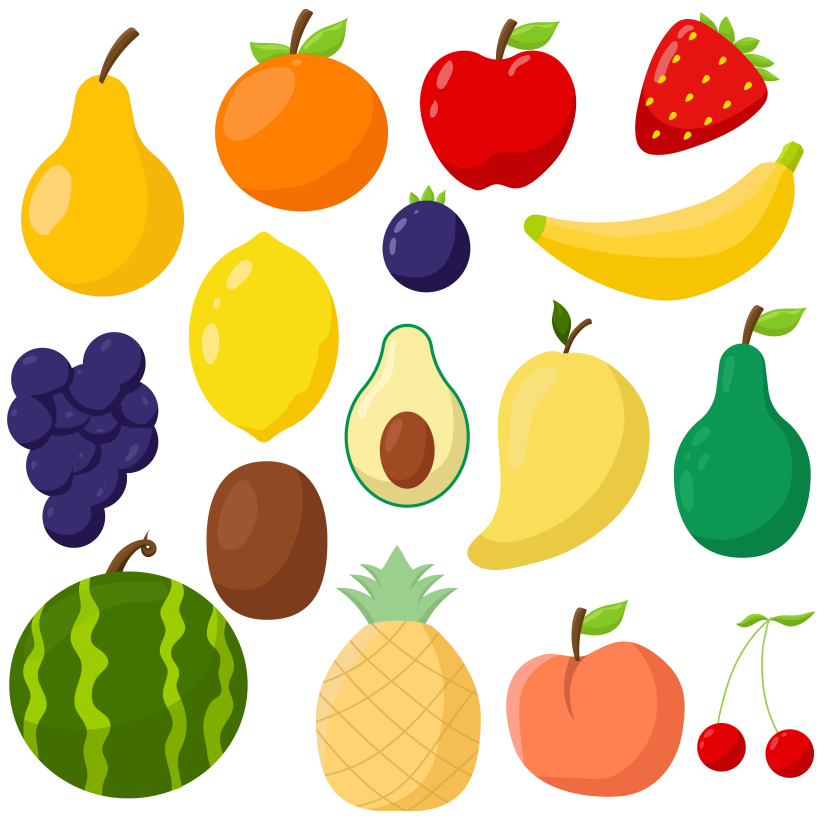
#> input picture notebooks/img2.jpg, 4167 x 4167 px (shown at 1/5 size)
$ jupyter execute notebook_06.ipynb   (shell and % lines are left out)
#> lines starting #> are read from the running program, lines starting #| are printed output that depends on the picture; after the words box and inside, x2 and y2 are one past the last pixel; in counts of white or black regions, pixels touching at a corner belong together
[cell 1]
import cv2
import numpy as np
from matplotlib import pyplot as plt

[cell 2]
im = cv2.imread('img2.jpg')
#> im is the input picture: shape (4167, 4167, 3); mean B, G, R 156.6, 200, 219.7
im = cv2.resize(im, (600, 600))
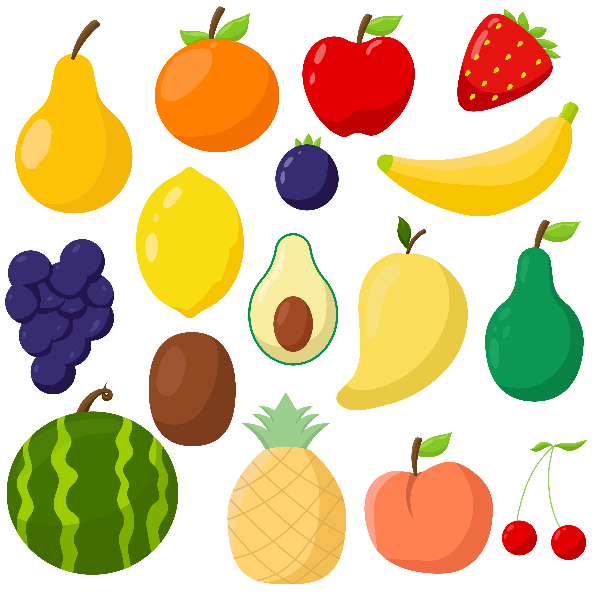
#> im: shape (600, 600, 3); mean B, G, R 156.6, 200, 219.7
plt.imshow(cv2.cvtColor(im, cv2.COLOR_BGR2RGB))

[cell 3]
img = cv2.cvtColor(im, cv2.COLOR_BGR2GRAY)
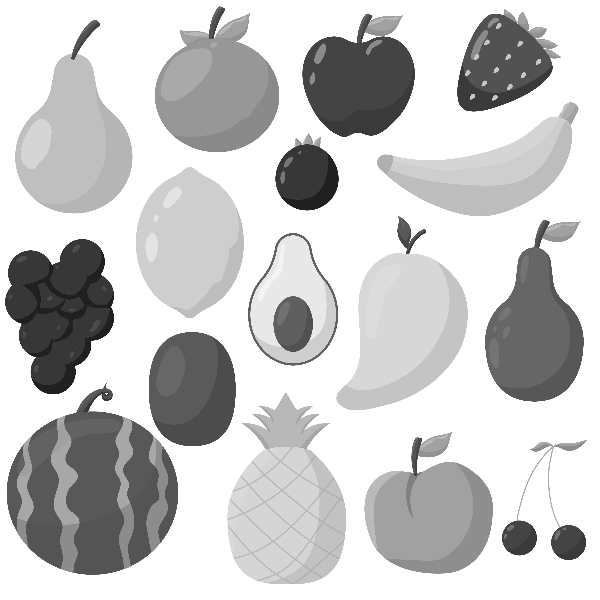
#> img: shape (600, 600); min 23, max 255, mean 201
plt.imshow(cv2.cvtColor(img, cv2.COLOR_GRAY2RGB))

[cell 4]
i1 = np.float32(img) # change from uint8 to gloat32
d1 = cv2.cornerHarris(i1, 2, 3, 0.02)
d1 = cv2.dilate(d1, None)
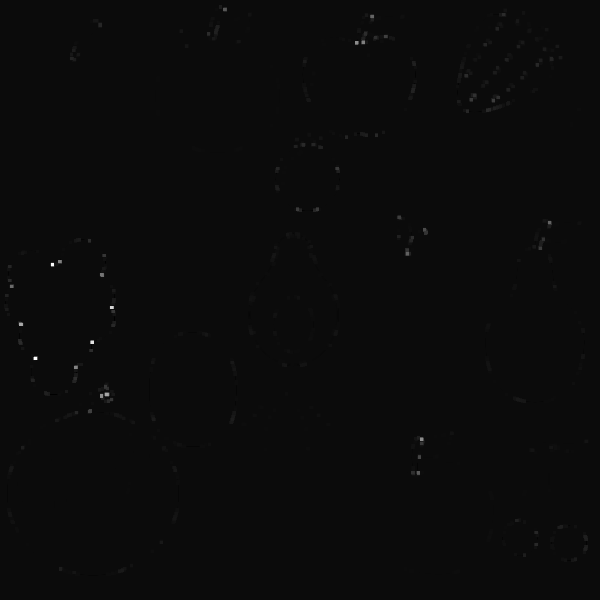
#> d1: shape (600, 600) float32; min -12281860, max 268904128, mean 333707.2; drawn with min black and max white

o1 = cv2.cvtColor(img, cv2.COLOR_GRAY2BGR)
o1[d1 > 0.001 * d1.max()] = [0, 0, 255]
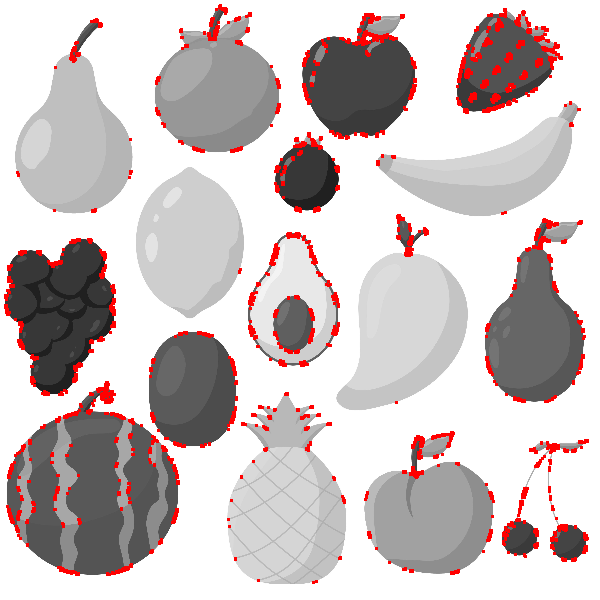
#> o1: shape (600, 600, 3); mean B, G, R 194.5, 194.5, 204.4
plt.imshow(cv2.cvtColor(o1, cv2.COLOR_BGR2RGB))

[cell 5]
i2 = cv2.threshold(img, 245, 255, cv2.THRESH_BINARY)[1]
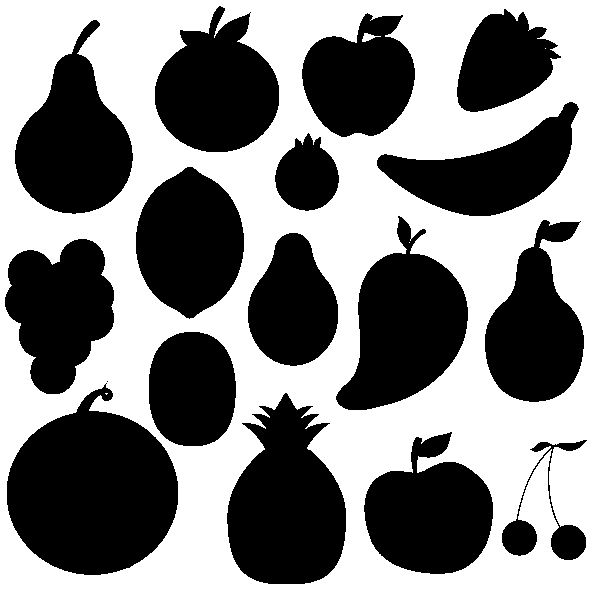
#> i2: shape (600, 600); 51.5% white; 17 black regions (1 under 20 px), largest, box (x1, y1, x2, y2) and area: (7, 383, 178, 575) 22472, (227, 393, 346, 584) 15811, (336, 216, 468, 410) 14438
i2 = np.float32(i2) # change from uint8 to gloat32
d2 = cv2.cornerHarris(i2, 2, 3, 0.01)
d2 = cv2.dilate(d1, None)

o2 = cv2.cvtColor(img, cv2.COLOR_GRAY2BGR)
o2[d2 > 0.00001 * d2.max()] = [0, 0, 255]
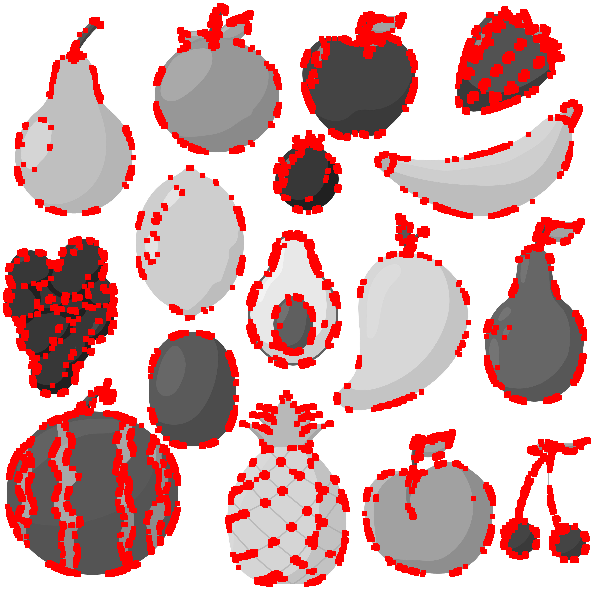
#> o2: shape (600, 600, 3); mean B, G, R 175.6, 175.6, 213.6
plt.imshow(cv2.cvtColor(o2, cv2.COLOR_BGR2RGB))

[cell 6]
plt.figure(figsize=(6, 4))

plt.subplot(121)
plt.imshow(cv2.cvtColor(o1, cv2.COLOR_BGR2RGB))

plt.subplot(122)
plt.imshow(cv2.cvtColor(o2, cv2.COLOR_BGR2RGB))

plt.show()
